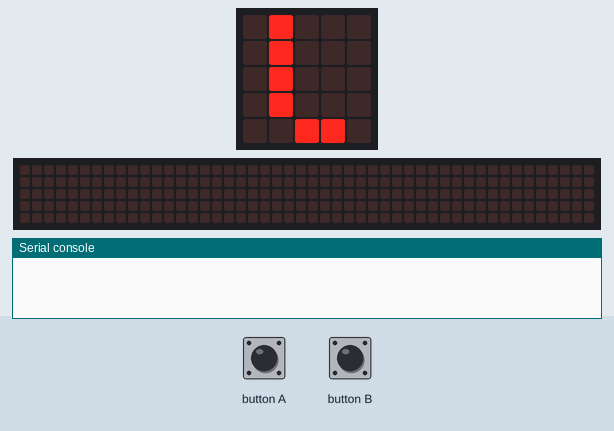
Simulated run of this program. Board: BBC micro:bit running MicroPython. Shown: the board's 5×5 LED display, a strip that is not on the board, showing the scrolling text unrolled, the last lines printed to the serial console. The inputs (shaded band) are chosen by the test bench. Random numbers come from a fixed seed; no radio messages arrive unless stated (any console line starting 'radio sent:' is added by the test bench); the 48×5 strip is a reading aid, not a part: it shows the text the display is scrolling, unrolled, one strip-width of it at a time.

Above: at 1.2 s.
1.3 s: button B pressed for 0.15 s
At 1.81 s:
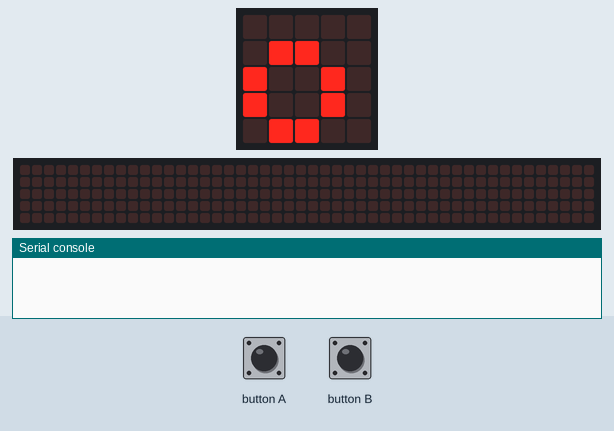
2.0 s: button A pressed for 0.15 s
At 2.6 s:
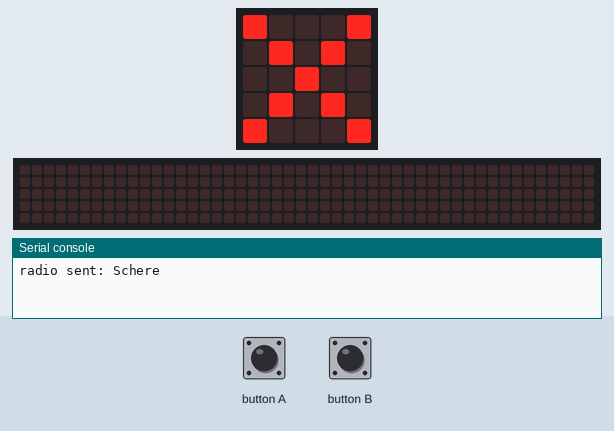
At 4.09 s:
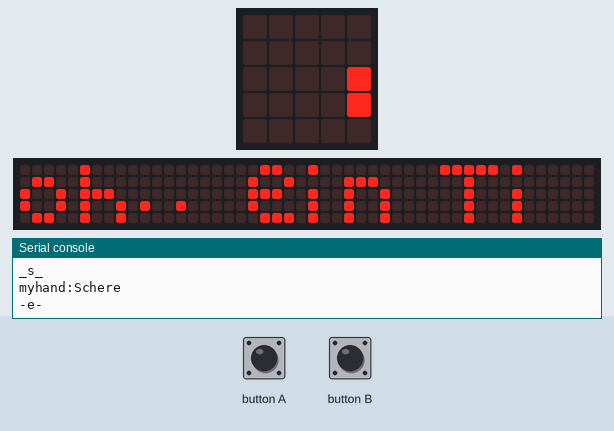
Timing chart, 0 to 5.6 s (numbered marks = the images above; inputs shaded):
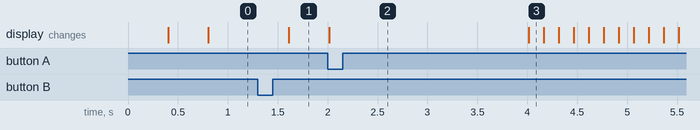

The program:

walter.py
```python
import radio
import random
from microbit import *

# The radio won't work unless it's switched on.
radio.reset()
radio.config(queue = 1)
radio.on()

# the images and strings.
figures = ["Schere", "Stein", "Papier", "Brunnen"]
images = [Image.NO, Image.DIAMOND, Image.GHOST, Image.ASLEEP]
result = other_result = figures[3]
sleeptime = 1000

# Event loop.
while True:

    display.show('Hallo')

    if accelerometer.was_gesture('shake') or button_a.was_pressed():
        index = random.randint(0, 2)
        display.clear()
        myhand = figures[index]
        display.show(images[index])
        radio.send(figures[index])
        sleep(sleeptime)
        received = radio.receive()
        print("_s_")
        if (received):
            print("received:" + received)
        if (myhand):
            print("myhand:" + myhand)
        print("-e-")

        if (received == "Schere"):
            if (myhand == "Schere"):
                display.show(Image.SURPRISED)
            elif (myhand == "Stein"):
                display.show(Image.HAPPY)
            elif (myhand == "Papier"):
                display.show(Image.SAD)
        elif (received == "Stein"):
            if (myhand == "Schere"):
                display.show(Image.SAD)
            elif (myhand == "Stein"):
                display.show(Image.SURPRISED)
            elif (myhand == "Papier"):
                display.show(Image.HAPPY)
        elif (received == "Papier"):
            if (myhand == "Schere"):
                display.show(Image.HAPPY)
            elif (myhand == "Stein"):
                display.show(Image.SAD)
            elif (myhand == "Papier"):
                display.show(Image.SURPRISED)
        elif (received):
            display.scroll(received + " kenn ich nicht. Wähle Schere, Stein oder Papier")

        radio.off()
        sleep(sleeptime)
        radio.on()

    if button_b.was_pressed():
        display.scroll("oh.. ein Tip? .. ich Spiele ein Spiel und warte auf " +
            "eins von drei Symbolen als Wort")

        sleep(sleeptime)

    sleep(10)
```
